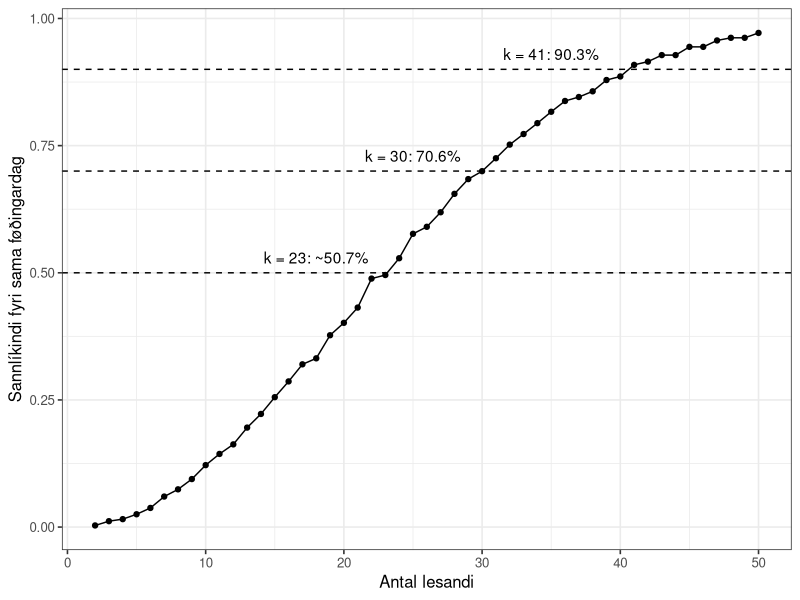
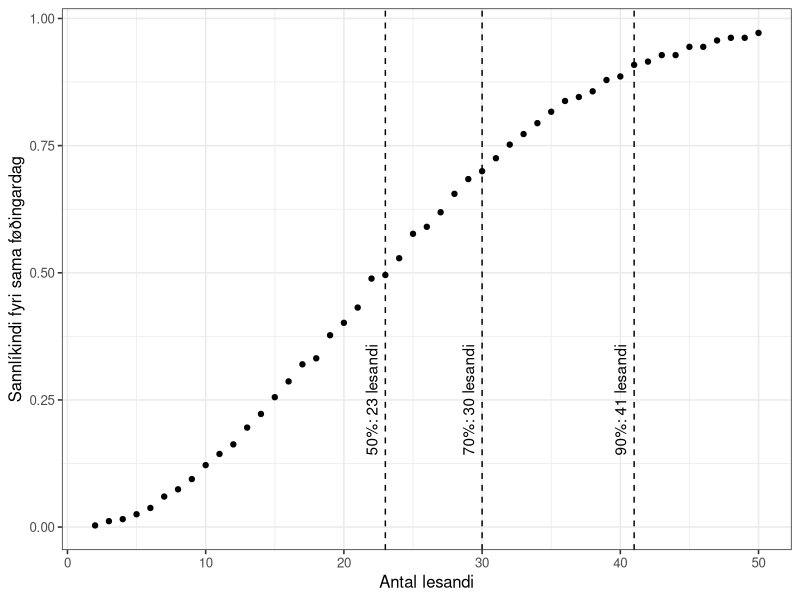
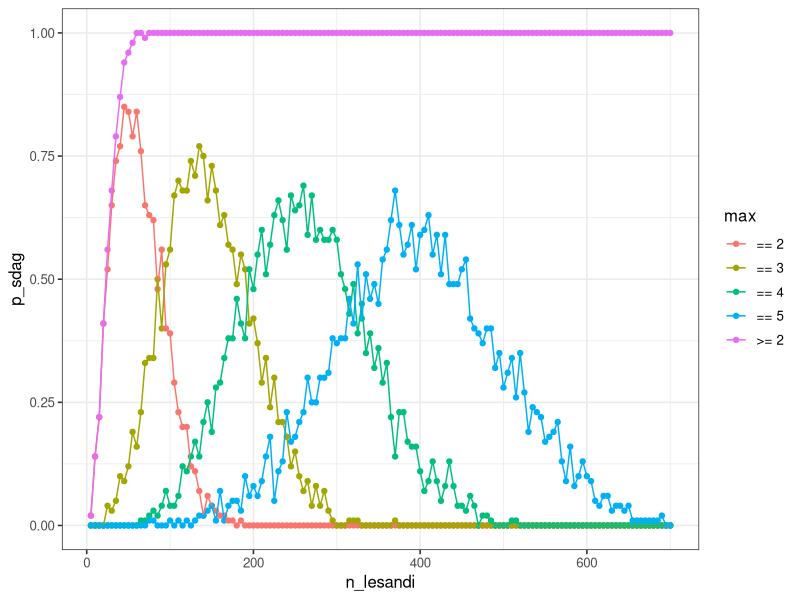
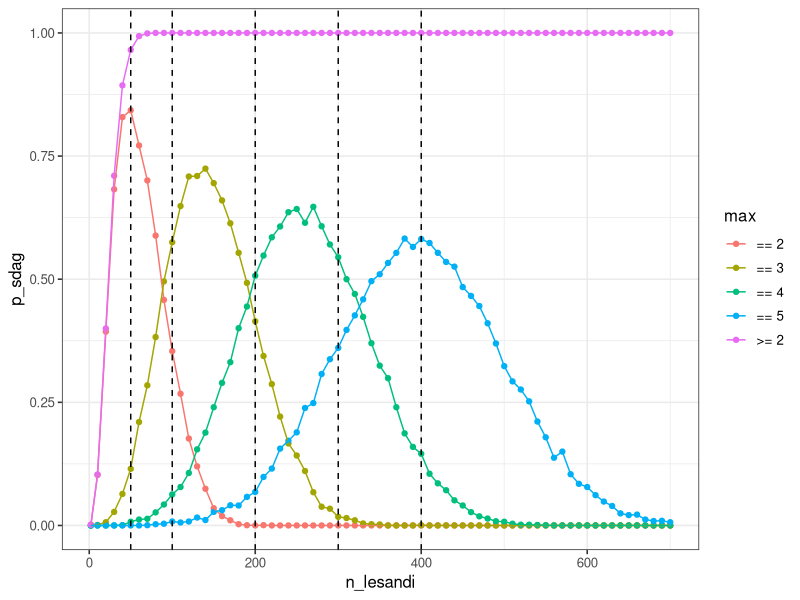
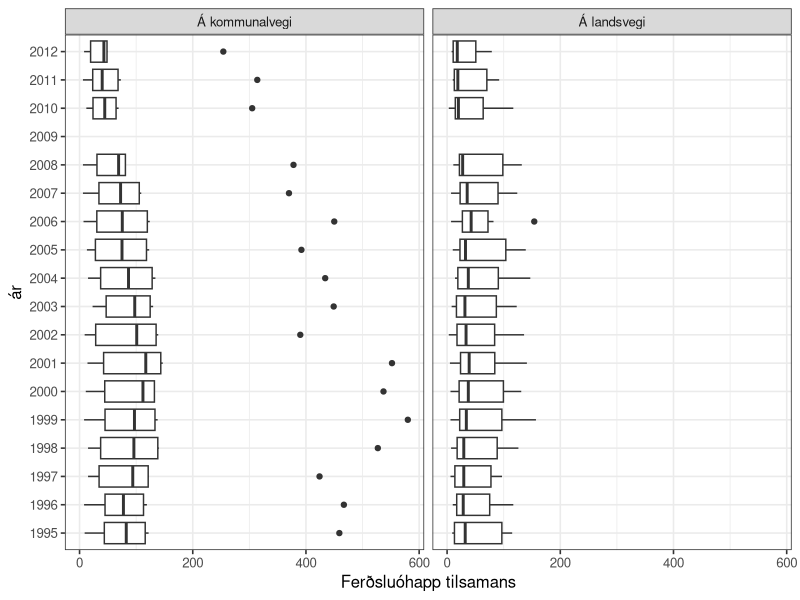
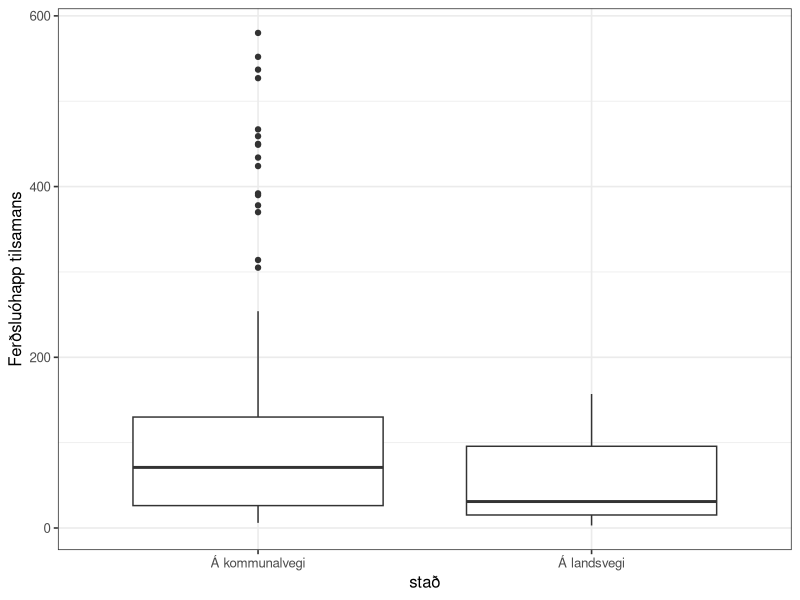
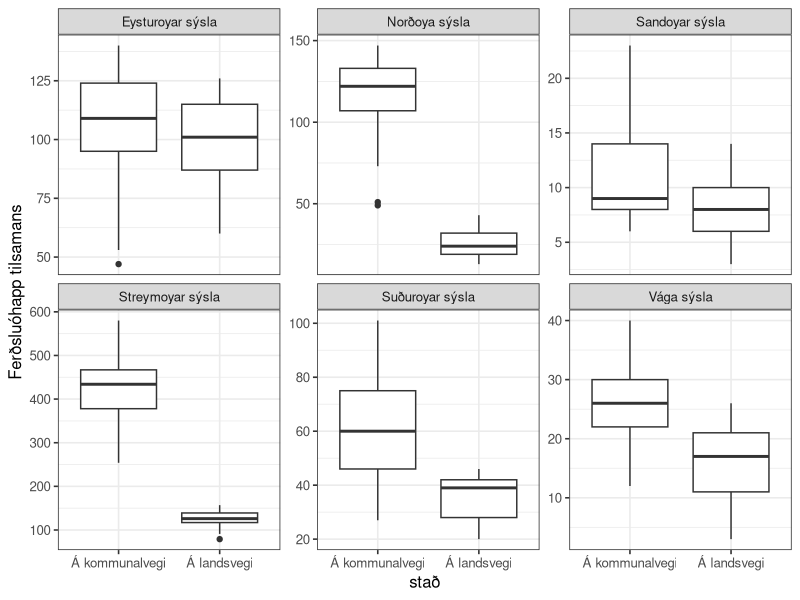
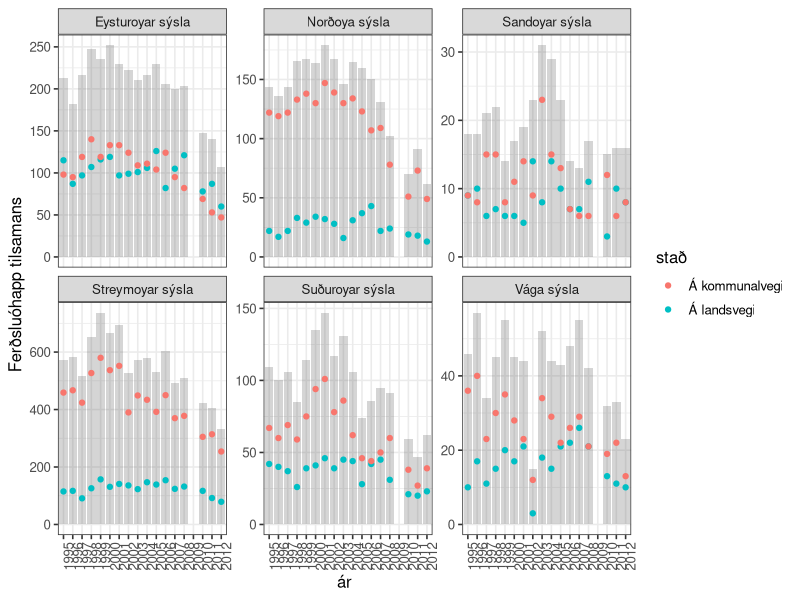

These figures' R source, in order: (Note: this script raises an error after producing the figures.)
## ---- chunk 1
knitr::opts_chunk$set(echo = TRUE)

options(dplyr.summarise.inform = FALSE)
library(tidyverse)

# set theme used for plotting
theme_set(theme_bw(base_size = 12))

## ---- chunk 2
n_lesandi <- 2:10
roynd_nr <- 1:2

sama_fdag <- crossing(n_lesandi, roynd_nr)
sama_fdag
## ---- chunk 3
sama_fdag <- mutate(
  sama_fdag,
  fdag = map(n_lesandi, ~ sample(365, ., replace = TRUE)))

sama_fdag
## ---- chunk 4
str(sama_fdag$fdag)
## ---- chunk 5
sama_fdag <- mutate(sama_fdag, nakar_sdag = map_lgl(fdag, ~ any(duplicated(.x))))
sama_fdag

## ---- chunk 6
p_samadag <- sama_fdag %>%
  group_by(n_lesandi) %>%
  summarise(p_sdag = mean(nakar_sdag))

p_samadag
## ---- chunk 7

p_samadag <-
  crossing(n_lesandi = 2:10, roynd_nr = 1:2) %>%
  mutate(.,
    fdag = map(n_lesandi, ~sample(365, ., replace = TRUE))
  ) %>%
  mutate(., nakar_sdag = map_lgl(fdag, ~any(duplicated(.x)))) %>%
  group_by(n_lesandi) %>%
  summarize(p_sdag = mean(nakar_sdag))
  
p_samadag
## ---- chunk 8

n_lesandi <- 2:50

p_samadag <-
  crossing(n_lesandi, roynd_nr) %>%
  mutate(.,
    fdag = map(n_lesandi, ~sample(365, ., replace = TRUE))
  ) %>%
  mutate(., nakar_sdag = map_lgl(fdag, ~any(duplicated(.x)))) %>%
  group_by(n_lesandi) %>%
  summarize(p_sdag = mean(nakar_sdag))
  
p_samadag

## ---- chunk 9
roynd_nr <- 1:5000
p_samadag <-
  crossing(n_lesandi, roynd_nr) %>%
  mutate(.,
    fdag = map(n_lesandi, ~sample(365, ., replace = TRUE))
  ) %>%
  mutate(., nakar_sdag = map_lgl(fdag, ~any(duplicated(.x)))) %>%
  group_by(n_lesandi) %>%
  summarize(p_sdag = mean(nakar_sdag))
  
p_samadag
## ---- chunk 10
ggplot(p_samadag, aes(x = n_lesandi, y = p_sdag)) +
  geom_point() +
  geom_line() +
  xlab("Antal lesandi") +
  ylab("Sannlíkindi fyri sama føðingardag") +
  geom_hline(yintercept = c(0.5, 0.7, 0.9), linetype = "dashed") +
  annotate("text", x=18, y = 0.53, label="k = 23: ~50.7%") +
  annotate("text", x=25, y = 0.73, label="k = 30: 70.6%") +
  annotate("text", x=35, y = 0.93, label="k = 41: 90.3%")
## ---- chunk 11
p_samadag <- p_samadag %>%
  mutate(n_ymisk = map(n_lesandi, ~prod(365:(365 - . + 1))) %>% unlist,
         n_total = 365^n_lesandi,
         p_teori = 1 - (n_ymisk/n_total)
  )

p_samadag
## ---- chunk 12
p_samadag <- p_samadag %>% 
  mutate(p_bday = map_dbl(n_lesandi, ~pbirthday(., classes = 365, coincident = 2)))

p_samadag
## ---- chunk 13
x50 <- qbirthday(prob = 0.5, classes = 365, coincident = 2)
x70 <- qbirthday(prob = 0.7, classes = 365, coincident = 2)
x90 <- qbirthday(prob = 0.9, classes = 365, coincident = 2)

ggplot(p_samadag, aes(x = n_lesandi, y = p_sdag)) +
  geom_point() +
  geom_vline(xintercept = x50, linetype = "dashed") +
  annotate("text", x=x50-1, y = 0.25, label=sprintf("%s: %s lesandi", "50%", x50), angle=90) +
  geom_vline(xintercept = x70, linetype = "dashed") +
  annotate("text", x=x70-1, y = 0.25, label=sprintf("%s: %s lesandi", "70%", x70), angle=90) +
  geom_vline(xintercept = x90, linetype = "dashed") +
  annotate("text", x=x90-1, y = 0.25, label=sprintf("%s: %s lesandi", "90%", x90), angle=90) +
  xlab("Antal lesandi") +
  ylab("Sannlíkindi fyri sama føðingardag")

## ---- chunk 14
qbirthday(prob = 0.5, classes = 365, coincident = 2)
qbirthday(prob = 0.7, classes = 365, coincident = 2)
qbirthday(prob = 0.9, classes = 365, coincident = 2)
## ---- chunk 15
n_lesandi_50 <- pbirthday(50, classes = 365, coincident = 2)
n_lesandi_50

n_lesandi_80 <- pbirthday(80, classes = 365, coincident = 2)
n_lesandi_80
## ---- chunk 16
n_lesandi = seq(5, 700, 5)
roynd_nr = 1:100

p_maxsdag <- NULL

p_maxsdag <- crossing(n_lesandi, roynd_nr) %>%
  mutate(
    fdag = map(n_lesandi, ~sample(365, ., replace = TRUE)),
    `>= 2` = map_int(fdag, ~any(duplicated(.x))),
    max_sdag = map_int(fdag, function(x) max(table(x))),
    `== 2` = max_sdag == 2,
    `== 3` = max_sdag == 3,
    `== 4` = max_sdag == 4,
    `== 5` = max_sdag == 5,
  )

p_maxsdag
## ---- chunk 17
p_maxsdag <- p_maxsdag %>%
  pivot_longer(cols=c(`>= 2`, `== 2`, `== 3`, `== 4`, `== 5`), names_to = 'max', values_to = 'sdag')

p_maxsdag
## ---- chunk 18


p_maxsdag <- p_maxsdag %>%
  group_by(n_lesandi, max) %>%
  summarize(p_sdag = mean(sdag))
p_maxsdag
## ---- chunk 19
ggplot(p_maxsdag, aes(x = n_lesandi, y = p_sdag, colour = max)) +
  geom_point() +
  geom_line()
## ---- chunk 20
n_lesandi = c(2, seq(10, 700, 10))
#n_lesandi = seq(5, 700, 5)
roynd_nr = 1:2000

p_maxsdag <- NULL

p_maxsdag <- crossing(n_lesandi, roynd_nr) %>%
  mutate(
    fdag = map(n_lesandi, ~sample(365, ., replace = TRUE)),
    `>= 2` = map_int(fdag, ~any(duplicated(.x))),
    max_sdag = map_int(fdag, function(x) max(table(x))),
    `== 2` = max_sdag == 2,
    `== 3` = max_sdag == 3,
    `== 4` = max_sdag == 4,
    `== 5` = max_sdag == 5,
  ) %>%
  pivot_longer(cols=c(`>= 2`, `== 2`, `== 3`, `== 4`, `== 5`), names_to = 'max', values_to = 'sdag') %>%
  group_by(n_lesandi, max) %>%
  summarize(p_sdag = mean(sdag))

p_maxsdag
## ---- chunk 21
ggplot(p_maxsdag, aes(x = n_lesandi, y = p_sdag, colour = max)) +
  geom_point() +
  geom_line() +
  geom_vline(xintercept = c(50, 100, 200, 300, 400), linetype = "dashed")
## ---- chunk 22
max_values <- NULL
for (v in c(50, 100, 200, 300, 400)) {
  n_lesandi_max <- NULL
  n_lesandi_max <-
    head(
      arrange(p_maxsdag %>%
        filter(n_lesandi == v) %>% filter(max != ">= 2"), desc(p_sdag)
      ),
    3) %>%
    mutate(nr = c(1, 2, 3))
  max_values <- rbind(max_values, n_lesandi_max)
}

max_values
## ---- chunk 23
ferdslu_ohapp <- read_csv("ferdslu_ohapp.csv")
ferdslu_ohapp
## ---- chunk 24
ferdslu_ohapp <- read_csv("ferdslu_ohapp.csv", skip = 1, na = "..")
ferdslu_ohapp
## ---- chunk 25
ferdslu_ohapp <- ferdslu_ohapp %>%
  mutate(across(everything(), ~ str_replace(., "-", "0")))
ferdslu_ohapp
## ---- chunk 26
ferdslu_ohapp <- pivot_longer(ferdslu_ohapp, cols = '1995':'2012',
                   names_to = "ár", values_to = "n", values_transform = list(n = as.integer))

ferdslu_ohapp

#ferdslu_ohapp$n <- as.integer(ferdslu_ohapp$n)

## ---- chunk 27

ferdslu_ohapp <- pivot_wider(ferdslu_ohapp, names_from = slag, values_from = n)


ferdslu_ohapp
## ---- chunk 28

ggplot(ferdslu_ohapp) +
  geom_boxplot(aes(x = `Ferðsluóhapp tilsamans`, y = ár), na.rm = TRUE) +
  facet_wrap(~stað)

## ---- chunk 29
df <- ferdslu_ohapp %>%
  filter(`Ferðsluóhapp tilsamans` > 150) 
df
## ---- chunk 30

ggplot(data = ferdslu_ohapp) +
  geom_boxplot(aes(x = stað, y = `Ferðsluóhapp tilsamans`), na.rm = TRUE)

## ---- chunk 31

ggplot(data = ferdslu_ohapp) +
  geom_boxplot(aes(x = stað, y = `Ferðsluóhapp tilsamans`), na.rm = TRUE) +
  facet_wrap(~sýsla, scales = "free_y")

## ---- chunk 32

ggplot(ferdslu_ohapp) +
  geom_bar(aes(x = ár, y = `Ferðsluóhapp tilsamans`), alpha = 0.25, stat = "Identity", na.rm = TRUE) +
  geom_point(aes(x = ár, y = `Ferðsluóhapp tilsamans`, colour = stað), na.rm = TRUE) +
  facet_wrap(~sýsla, scales = "free_y") +
  theme(axis.text.x = element_text(angle = 90))

## ---- chunk 33
ggplot(ferdslu_ohapp, aes(x = `Skadd fólk`, y = `ár`)) +
  geom_boxplot(na.rm = TRUE) +
  facet_wrap(~ `stað`)

## ---- chunk 34
ggplot(ferdslu_ohapp, aes(x = `stað`, y = `Skadd fólk`)) +
  geom_boxplot(na.rm = TRUE)
## ---- chunk 35
ggplot(ferdslu_ohapp, aes(x = `stað`, y = `Skadd fólk`)) +
  geom_boxplot(na.rm = TRUE) +
  facet_wrap(~ `sýsla`, scales = "free_y")
## ---- chunk 36
ggplot(ferdslu_ohapp, aes(x = `stað`, y = `Skadd fólk` / `Ferðsluóhapp tilsamans`)) +
  geom_boxplot(na.rm = TRUE) +
  facet_wrap(~ `sýsla`, scales = "free_y")
## ---- chunk 37
ggplot(ferdslu_ohapp) +
  geom_boxplot(aes(x = `Skadd fólk`/`Ferðsluóhapp tilsamans`, y = `stað`), color = "red", na.rm = TRUE) +
  geom_violin(aes(x = `Skadd fólk`/`Ferðsluóhapp tilsamans`, y = `stað`), alpha = 0.25, na.rm = TRUE) +
  geom_boxplot(aes(x = `Skadd fólk` / `Ferðsluóhapp tilsamans`, y = `sýsla`), color = "blue", na.rm = TRUE) +
  geom_violin(aes(x = `Skadd fólk` / `Ferðsluóhapp tilsamans`, y = `sýsla`), alpha = 0.25, na.rm = TRUE)
## ---- chunk 38
ophapp_yvirlit <- ferdslu_ohapp %>% 
  filter(`ár` != "2009") %>%
  group_by(`stað`) %>%
  summarise(
    n = n(),
    n_ohapp = sum(`Ferðsluóhapp tilsamans`),
    n_skadd = sum(`Skadd fólk`),
    p_skadd = n_skadd / n_ohapp
  )

ophapp_yvirlit
## ---- chunk 39
t.test(ophapp_yvirlit$p_skadd, conf.level = .95)$conf.int
## ---- chunk 40

## ---- chunk 41
prop.test(x = ophapp_yvirlit$n_skadd, n = ophapp_yvirlit$n_ohapp, p = ophapp_yvirlit$p_skadd)
## ---- chunk 42
landsvegi_ar <- ferdslu_ohapp %>% 
  filter(`ár` == 1998, `stað` == "Á landsvegi") %>%
  group_by(stað, ár, sýsla) %>%
  summarise(
    n_ohapp = sum(`Ferðsluóhapp tilsamans`),
    n_skadd = sum(`Skadd fólk`)
  )

landsvegi_ar
## ---- chunk 43
n_ohapp <- landsvegi_ar$n_ohapp
p <- 626/5285 # p_skadd

ndata <- NULL
tdata <- NULL
for (n in n_ohapp) {
  size = n
  mu <- n*p
  sd <- sqrt(n*p*(1-p))
  
  tb_data <- NULL
  tb_data <- tibble(x = seq(0, 25, 0.01),
                    y = dnorm(x, mu, sd),
                    n_ohapp = n)
  ndata <- rbind(ndata, tb_data)
  
  tb_bino <- tibble(
  x = seq(0, 25, 1),
  y = dbinom(x, n, p),
  n_ohapp = n
  )
  tdata <- rbind(tdata, tb_bino)
}

ggplot(ndata, aes(x,y)) +
  # geom_area(data=filter(ndata,
  #                       x <= 10),
  #           fill = "lightblue") +
  # geom_area(data=filter(ndata,
  #                       x >= 20),
  #           aes(x = x, y = y),
  #           fill = "lightblue") +
  scale_x_continuous(breaks = seq(0, 25, 5)) +
  scale_y_continuous(breaks = seq(0, 0.4, 0.1)) +
  geom_line() +
  geom_point(data=tdata, aes(x, y)) +
  facet_wrap(~ n_ohapp)
## ---- chunk 44
sysla_yvirlit <- ferdslu_ohapp %>%
  filter(`ár` != 2009) %>%
  group_by(`sýsla`) %>%
  summarise(
    n_ohapp = sum(`Ferðsluóhapp tilsamans`),
    n_skadd = sum(`Skadd fólk`),
    n_oskadd = n_ohapp - n_skadd 
  )
sysla_yvirlit
## ---- chunk 45
skadd_oskadd <- sysla_yvirlit %>%
  group_by(n_skadd, n_oskadd) %>%
  select(n_skadd, n_oskadd)

skadd_oskadd
## ---- chunk 46
chisq.test(skadd_oskadd)
## ---- chunk 47
ptest <- skadd_oskadd$n_skadd / (skadd_oskadd$n_skadd + skadd_oskadd$n_oskadd)
ptest

# prop.test(x = skadd_oskadd$n_skadd, n = skadd_oskadd$n_oskadd, p = ptest)
prop.test(x = skadd_oskadd)

?prop.test
